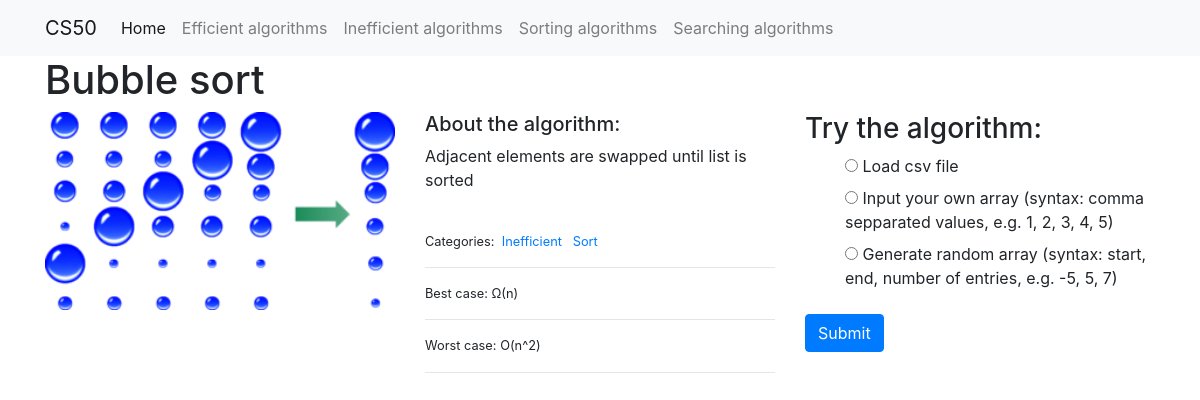
/1/, run on the app's committed database.
### algorithms/models.py (models this page shows, shortened)
class Algorithm(models.Model):
    title = models.CharField(max_length=100)
    description = models.TextField()
    image = models.FilePathField(path="algorithms/img")
    categories = models.ManyToManyField("Category", related_name="algorithms")
    bestCase = models.TextField()
    worstCase = models.TextField()
    purpose = models.CharField(max_length=50)

class Category(models.Model):
    name = models.CharField(max_length=20)

### algorithms/views.py (the view)
# urls.py: path("<int:pk>/", views.algorithms_detail, name="algorithms_detail"),
def algorithms_detail(request, pk):
    algorithm = Algorithm.objects.get(pk=pk)
    if request.method == "POST":
        form = Form(request.POST)
        if request.POST['choice'] == 'csv':
            if 'file' in request.POST:
                dataInput='No csv file selected'
            else:
                try:
                    f = TextIOWrapper(request.FILES['file'].file, encoding=request.encoding)
                    dataInput = csvInput(f)
                except:
                    dataInput = 'Invalid csv file selected. Could not decode.'
        elif request.POST['choice'] == 'own':
            if request.POST['description'] == '':
                dataInput = 'Empty input'
            else:
                dataInput = cleanUp(request.POST['description'])
                if not dataInput:
                    dataInput = "Input array contains non-numbers"
                elif algorithm.title == 'Binary search':
                    if dataInput != sorted(dataInput):
                        dataInput = "Provided list is not sorted (binary search doesn't on unsorted lists)"
                elif algorithm.title == 'Binary tree search':
                    dataInput.sort()
        elif request.POST['choice'] == 'random':
            if request.POST['description'] == '':
                dataInput = 'Empty input'
            else:
                dataInput = randomArray(request.POST['description'])
                if not dataInput:
                    dataInput = "Invalid syntax; syntax: start, end, number of entries, e.g. -5, 5, 7"
                elif algorithm.title in ('Binary search', 'Binary tree search'):
                    dataInput.sort()
        context = {'algorithm': algorithm}
        if algorithm.purpose == 'Search':
            context['target'] = request.POST['target']
            try:
                context['target'] = int(context['target'])
            except:
                dataInput = 'Target is not an integer'
        if type(dataInput)==str:
            context['error'] = dataInput
            return algorithms_error(request, context)
        else:
            context['data'] = dataInput
            return algorithms_result(request, context)
    else:
        form = Form()
    context = {"algorithm": algorithm, 'form':form}
    return render(request, "algorithms_detail.html", context)

### algorithms/forms.py
class Form(forms.Form):
    description = forms.CharField(
        required=False,
        max_length=60,
        widget=forms.TextInput(
            attrs={
            "class": "form-control",
            "placeholder": "Your array/length of random array"
            }
        ),
    )
    choice = forms.MultipleChoiceField(
            required=True,
            widget=forms.RadioSelect(attrs = {
            'onclick' : "ShowHideForms();",
            }
            ),
            choices=CHOICES,
        )
    file = forms.FileField(required=False)
    target = forms.CharField(
        required=True,
        max_length=60,
        widget=forms.TextInput(
            attrs={"class": "form-control", "placeholder": "Target element"}
        ),
    )

### algorithms/templates/algorithms_detail.html (shortened to what this page needs)
{% extends "base.html" %}
{% load static %}
{% block page_content %}
<h1>{{ algorithm.title }}</h1>
<div class="row">
    <div class="col-md-4">
        <img src="{% static algorithm.image %}" alt="" width="100%">
    </div>
    <div class="col-md-4">
        <h5>About the algorithm:</h5>
        <p>{{ algorithm.description }}</p>
        <br>
        <small>Categories:&nbsp;
        {% for category in algorithm.categories.all %}
        <a href="{% url 'algorithms_category' category.name %}">
            {{ category.name }}
        </a>&nbsp;
        {% endfor %}
        <hr>
        Best case: {{algorithm.bestCase}}
        <hr>
        Worst case: {{algorithm.worstCase}}
        <hr>
        </small>
    </div>
    <div class="col-md-4">
      <h3>Try the algorithm:</h3>
      <form action="/{{ algorithm.pk }}/" method="post" enctype="multipart/form-data")>
          <div class="form-group">
              {{ form.choice }}
          </div>
          <button type="submit" class="btn btn-primary">Submit</button>
      </form>
    </div>
</div>
{% endblock %}

### my_website/templates/base.html (style rules this page uses)
ul { list-style: none; }

### data on the page
Algorithm: title "Bubble sort", image (picture), description "Adjacent elements are swapped until list is sorted", bestCase "Ω(n)", worstCase "O(n^2)"
Category: name "Inefficient"
Category: name "Sort"
